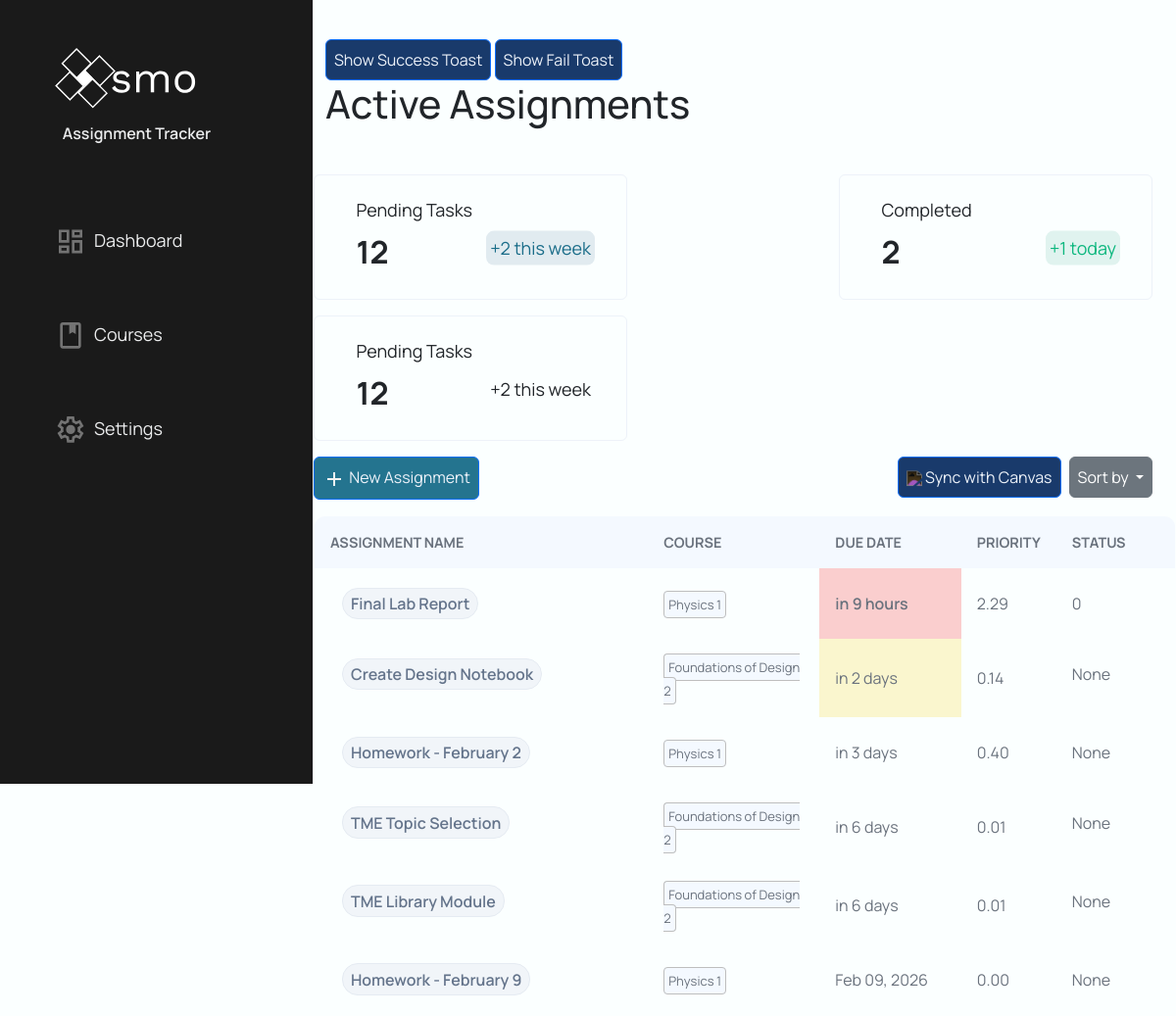
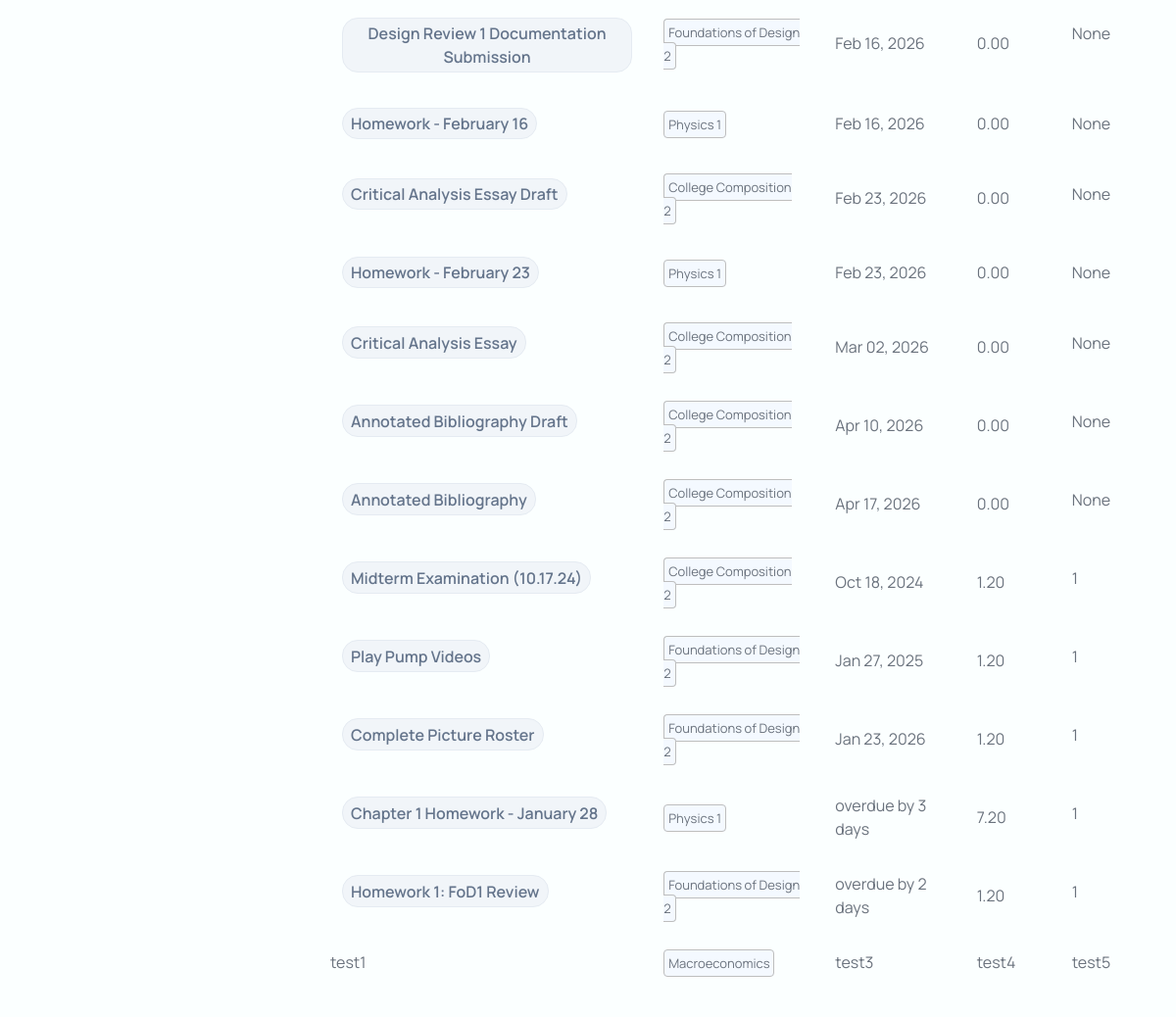
The app's page /dashboard/ (signed in), older data (2 pictures, top to bottom).
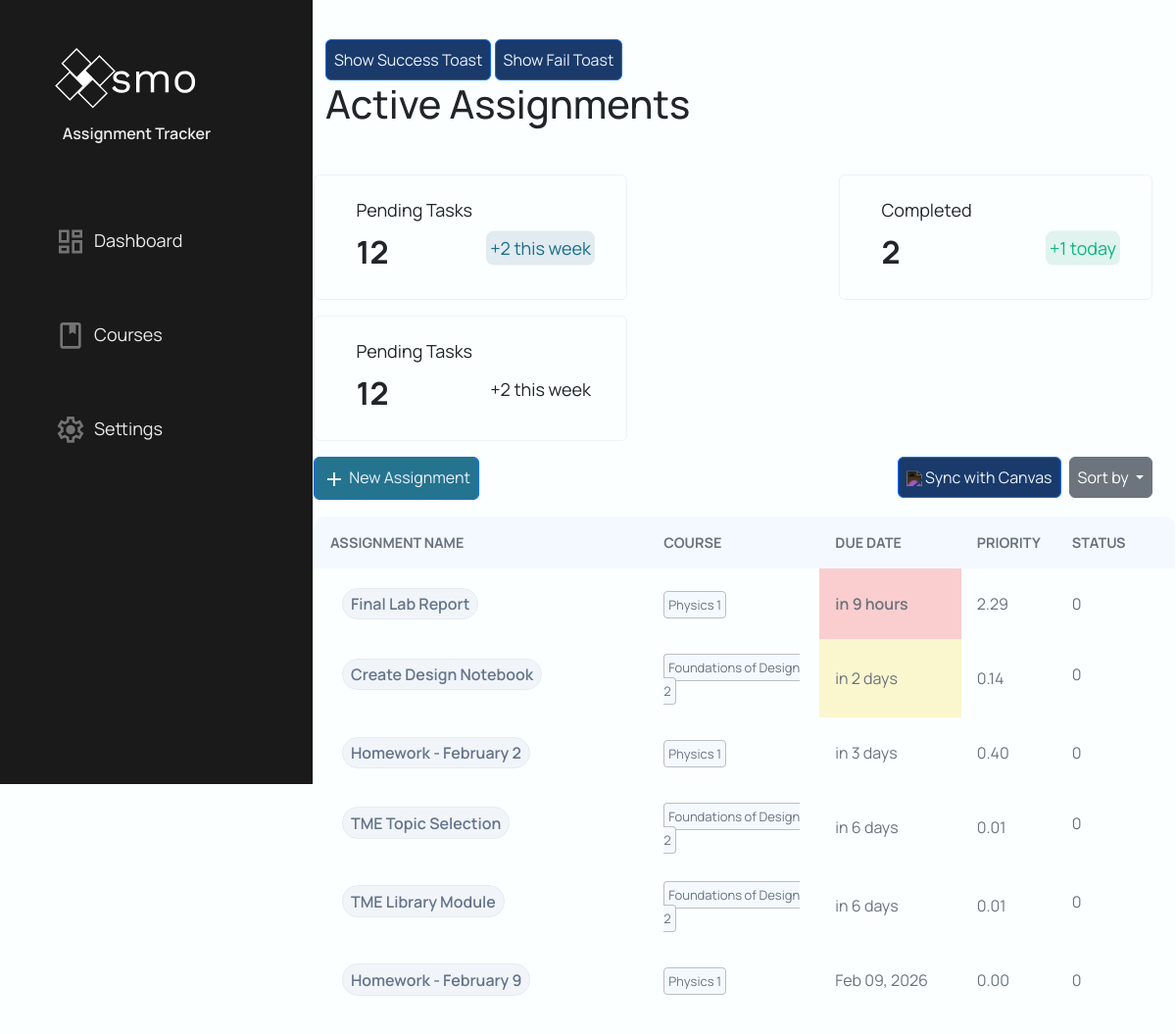
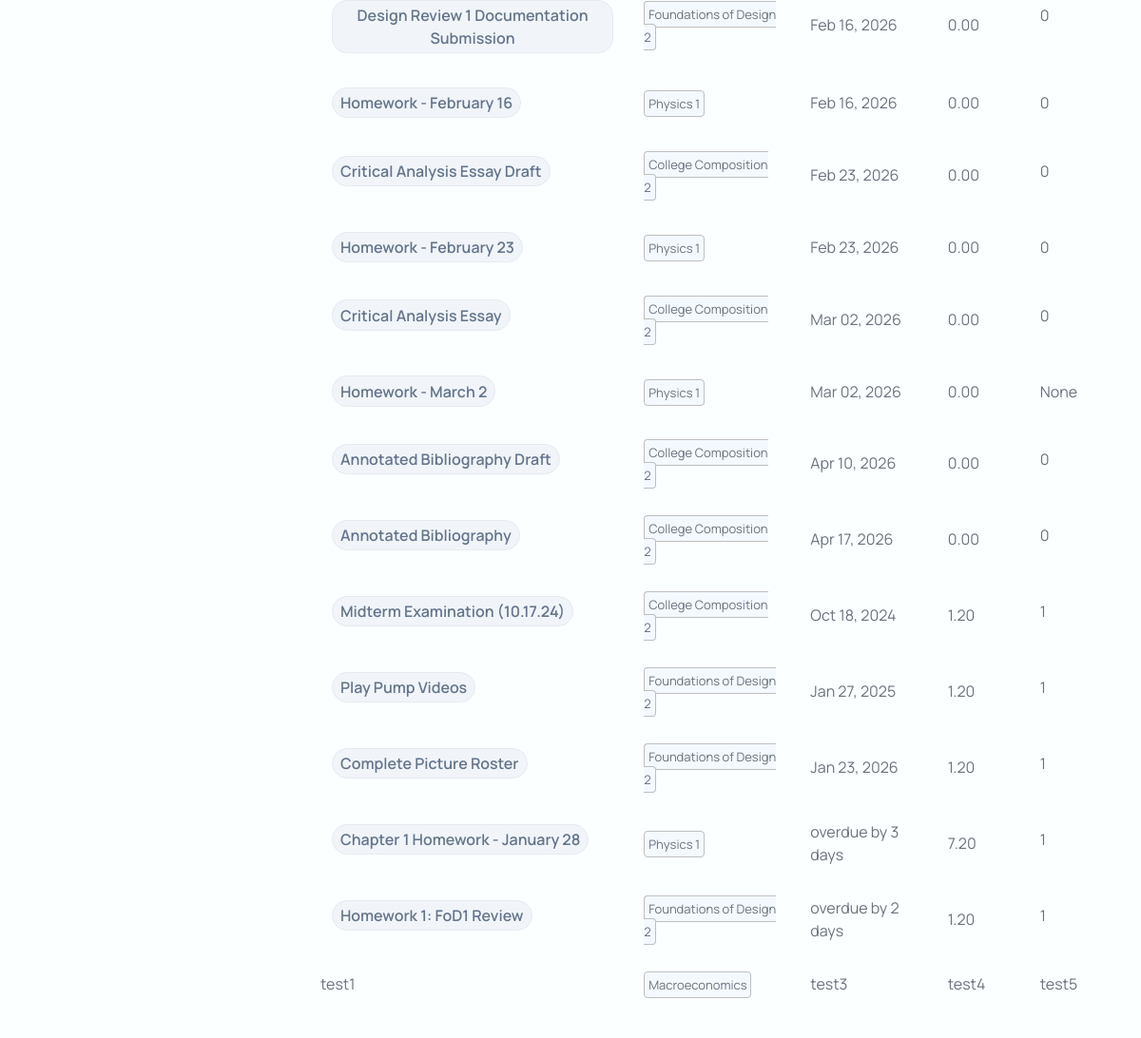
The same page, newer data (2 pictures, top to bottom).
### models/assignment.py (models this page shows, shortened)
class Assignment(db.Model):
    __tablename__ = "assignments"
    assignment_id = db.Column("assignment_id", db.Integer, primary_key=True, autoincrement=True)
    user_id = db.Column("user_id", db.Integer, db.ForeignKey("users.user_id"), nullable=False)
    course_id = db.Column("course_id", db.Integer, db.ForeignKey("courses.course_id"), nullable=False)
    course = db.relationship("Course", back_populates="assignments", foreign_keys="Assignment.course_id")
    title = db.Column("title", db.Text, nullable=False)
    description = db.Column("description", db.Text, nullable=True)
    due = db.Column("due", db.Text, nullable=False)        # ISO-8601 text datetime recommended
    status = db.Column("status", db.Integer, nullable=True)  # 0/1 or enum-like int
    created = db.Column("created", db.Text, nullable=True)
    updated = db.Column("updated", db.Text, nullable=True)
    points_possible = db.Column("points_possible", db.Integer, nullable=True)
    score = db.Column("score", db.Float, nullable=True)  # Actual score achieved
    canvas_assignment_id = db.Column("canvas_assignment_id", db.Integer, nullable=True)
    workflow_state = db.Column("workflow_state", db.Text, nullable=True)
    unlock_at = db.Column("unlock_at", db.Text, nullable=True)
    html_url = db.Column("html_url", db.Text, nullable=True)
    submission_type = db.Column("submission_type", db.Text, nullable=True)
    canvas_base_url = db.Column("canvas_base_url", db.Text, nullable=True)
    last_canvas_sync = db.Column("last_canvas_sync", db.Text, nullable=True)
    effort = db.Column("effort", db.Integer, nullable=True, default=1) # 1=Low, 2=Med, 3=High
    event_id = db.Column("event_id", db.Text, nullable=True)

### models/courses.py (models this page shows, shortened)
class Course(db.Model):
    __tablename__ = "courses"
    assignments = db.relationship("Assignment",
                                  back_populates="course",
                                  foreign_keys="Assignment.course_id",
                                  primaryjoin = "Course.course_id == Assignment.course_id"
                                  )
    course_id = db.Column(
        "course_id",
        db.Integer,
        primary_key=True,
        autoincrement=True
    )
    user_id = db.Column(
        "user_id",
        db.Integer,
        db.ForeignKey("users.user_id"),
        nullable=False
    )
    course_name = db.Column(
        "course_name",
        db.Text,
        nullable=False
    )
    course_code = db.Column(
        "course_code",
        db.Text,
        nullable=False
    )
    canvas_course_id = db.Column(
        "canvas_course_id",
        db.Integer,
        nullable=True
    )
    workflow_state = db.Column(
        "workflow_state",
        db.Text,
        nullable=True
    )
    time_zone = db.Column(
        "time_zone",
        db.Text,
        nullable=True
    )
    end_at = db.Column(
        "end_at",
        db.Text,
        nullable=False
    )
    last_sync = db.Column(
        "last_sync",
        db.Text,
        nullable=True
    )
    canvas_base_url = db.Column(
        "canvas_base_url",
        db.Text,
        nullable=True
    )
    weight = db.Column(
        "weight",
        db.Float,
        default=1.0,
        nullable=False
    )

### Website/MainPage/mainPage.py (the view)
@mainPage_bp.route("/dashboard/", methods=["POST", "GET"])
@login_required
def dashboard():
    user_id = current_user.user_id
    assignmentRepo = AssignmentRepo()
    courseRepo = CourseRepo()
    userRepo = UserRepo()
    deleteForm = DeleteAssignment()
    assignmentForm = AssignmentCreateForm().updateCourseSelect(courseRepo.getAllCoursesById(user_id))
    editAssignmentForm = EditAssignmentForm()
    checkForm = CheckForm()
    sort_key = (request.args.get("sort"))
    if sort_key is None:
        sort_key = "due"
    else:
        sort_key = sort_key.strip().lower()
    SORT_MAP = {
    "course"      : assignmentRepo.get_SortedByName_Assignment,
    "due"       : assignmentRepo.get_SortedByDue_Assignment,
    "points"    : assignmentRepo.get_SortedByPoints_Assignment,
    "priority"  : assignmentRepo.getAllAssignmentById # Sort manually after calculation
    }
    assignments = SORT_MAP.get(sort_key, assignmentRepo.getAllAssignmentById)(user_id)
    scoring_service = ScoringService(user_id)
    for assignment in assignments:
        assignment.priority_score = scoring_service.calculate_score(assignment, assignment.course)
        assignment.due_display, assignment.due_hour = format_due_display(assignment.due)
    if sort_key == "priority":
        assignments.sort(key=lambda x: x.priority_score, reverse=True)
    if deleteForm.validate_on_submit:
        print(f"Assignment ID: {deleteForm.assignment_id.data}")
    completed = userRepo.getComplete(user_id)
    return render_template("dashboard.html",
                           completed=completed,
                           assignments=assignments,
                           deleteForm=deleteForm,
                           assignmentForm=assignmentForm,
                           editForm=editAssignmentForm,
                           checkForm=checkForm)

### Website/MainPage/templates/dashboard.html (shortened to what this page needs)
{% extends "base.html" %}
{% block content %}
{% block head %}
    <link rel="stylesheet" type="text/css" href="{{ url_for('static', filename='dashboard.css') }}">
    <link rel="stylesheet" type="text/css" href="{{ url_for('static', filename='modal.css') }}">
    <link rel="stylesheet" type="text/css" href="{{ url_for('static', filename='button.css') }}">
    <link rel="stylesheet" type="text/css" href="{{ url_for('static', filename='toast.css') }}">
{%  endblock %}
    <div class="container h-100 w-100">
        <button class="btn btn-primary" onclick="createToast('Test', 'toast-success')">
        Show Success Toast
        </button>
        <button class="btn btn-primary" onclick="createToast('Test', 'toast-fail')">
        Show Fail Toast
        </button>
        <div class="toast-container position-fixed top-0 end-0 p-3">
        </div>
        <div class="col w-100">
            <div class="row">
                <h1>Active Assignments</h1>
            </div>
            <div class="row card-div">
                <div class="card">
                    <p class="card-header1">Pending Tasks</p>
                    <p class="card-number">12</p>
                    <div class="tally">
                        <p class="card-tally-pending">+2 this week</p>
                    </div>
                </div>
                <div class="card">
                    <p class="card-header1">Completed</p>
                    <p class="card-number">{{completed}}</p>
                    <div class="tally">
                        <p class="card-tally-completed">+1 today</p>
                    </div>
                </div>
                <div class="card">
                    <p class="card-header1">Pending Tasks</p>
                    <p class="card-number">12</p>
                    <div class="tally">
                        <p class="card-tally-due">+2 this week</p>
                    </div>
                </div>
            </div>
            <div class="row button-div mt-3 mb-3 w-100">
                <div class="w-auto p-0">
                    <button type="button" class="btn btn-primary btn-create" onclick=showCreateModal()>
                        <img class="create-img" src="{{ url_for('static', filename='/images/navbar/add.svg') }}">
                        New Assignment
                    </button>
                </div>
                <div class="w-auto p-0 ms-auto">
                    <button type="button" class="btn btn-primary" id="sync" onclick=sync()>
                        <img class="btn-icon" src="{{ url_for('static', filename='images/icons/sync1.svg') }}">
                        Sync with Canvas
                    </button>
                </div>
                <div class="w-auto p-0 dropdown">
                    <button class="btn btn-secondary dropdown-toggle" type="button" data-bs-toggle="dropdown" aria-expanded="false">
                        Sort by
                    </button>
                </div>
            </div>
            <div class="row table-div">
                <table class="assignment-table">
                    <tr>
                        <th>Assignment Name</th>
                        <th>Course</th>
                        <th>Due Date</th>
                        <th>Priority</th>
                        <th>Status</th>
                    </tr>
                    {% for assignment in assignments %}
                        <tr class="table-row">
                            <td class="title d-flex align-items-center">
                                <form method="POST" action="/dashboard/assignments/{{ assignment.assignment_id }}/complete" class="d-flex align-items-center m-0 p-0 complete-form">
                                </form>
                                <button
                                    class="btn-name"
                                    onclick=showEditModal(this)
                                    data-assignment-id="{{assignment.assignment_id}}"
                                    data-canvas-id="{{assignment.canvas_assignment_id}}"
                                    data-assignment-name="{{assignment.title}}"
                                    data-assignment-desc="{{assignment.description}}"
                                    data-effort="{{assignment.effort}}"
                                    data-url="{{assignment.html_url}}">
                                    {{assignment.title}}
                                </button>
                            </td>
                            <td><a class="course-name">{{assignment.course.course_name}}</a></td>
                                {% if assignment.due_hour is none %}
                                    <td>{{assignment.due_display}}</td>
                                {% elif assignment.due_hour == "overdue" and assignment.status != 1 %}
                                    <td class="due-24">{{assignment.due_display}}</td>
                                {% elif assignment.due_hour is string %}
                                    <td>{{assignment.due_display}}</td>
                                {% elif assignment.due_hour < 24 %}
                                    <td class="due-24">{{assignment.due_display}}</td>
                                {% elif assignment.due_hour < 72 %}
                                    <td class="due-72">{{assignment.due_display}}</td>
                                {% else %}
                                    <td>{{assignment.due_display}}</td>
                                {% endif %}
                            <td class="priority">{{"%.2f"|format(assignment.priority_score)}}</td>
                            <td class="status d-flex align-items-center">
                                {{assignment.status}}
                            </td>
                        </tr>
                    </div>
                    {% endfor %}
                    <tr>
                        <td>test1</td>
                        <td><a class="course-name">Macroeconomics</a></td>
                        <td>test3</td>
                        <td>test4</td>
                        <td>test5</td>
                    </tr>
{% endblock %}

### templates/base.html (shortened to what this page needs)
<!doctype html>
<html lang="en">
<head>
    <link href="https://cdn.jsdelivr.net/npm/bootstrap@5.3.8/dist/css/bootstrap.min.css" rel="stylesheet">
    <link rel="stylesheet" type="text/css" href="{{ url_for('static', filename='base.css') }}">
    <link rel="stylesheet" href="https://cdn.jsdelivr.net">
    {% block head %}{% endblock %}
</head>
<body>
    <div class="wrapper">
        <div class="sidebar-div">
            <ul class="sidebar">
                <div class="item">
                    <li>
                        <a>
                            <img class="nav-logo" src="{{ url_for('static', filename='/images/login/OsmoLogo.svg') }}">
                            <p class="text1 brand">Assignment Tracker</p>
                        </a>
                    </li>
                </div>
                <div class="item">
                    <li class="sidebar-item sidebar-brand">
                        <a class="sidebar-link">
                            <img class="nav-img" src="{{ url_for('static', filename='/images/navbar/dashboard1.svg') }}">
                            <span class="text1">Dashboard</span>
                        </a>
                    </li>
                </div>
                <div class="item">
                    <li class="sidebar-item">
                        <a href="#" class="sidebar-link">
                            <img class="nav-img" src="{{ url_for('static', filename='/images/navbar/courses1.svg') }}">
                            <span class="text1">Courses</span>
                        </a>
                </div>
                <div class="item">
                    <li class="sidebar-item">
                        <a href="{{ url_for('mainPage.userInfo') }}" class="sidebar-link">
                            <img class="nav-img" src="{{ url_for('static', filename='/images/navbar/settings.svg') }}">
                            <span class="text1">Settings</span>
                        </a>
                    </li>
                </div>
            </ul>
        </div>
        <div class="main w-100 d-flex flex-row">
            {%block content%}
            {%endblock%}
</body>

Row changes from the older to the newer data that the page shows:
changed Assignment "Create Design Notebook": status "None" → "0"
changed Assignment "Homework - February 2": status "None" → "0"
changed Assignment "TME Topic Selection": status "None" → "0"
changed Assignment "TME Library Module": status "None" → "0"
changed Assignment "Homework - February 9": status "None" → "0"
changed Assignment "Design Review 1 Documentation Submission": status "None" → "0"
changed Assignment "Homework - February 16": status "None" → "0"
changed Assignment "Critical Analysis Essay Draft": status "None" → "0"
changed Assignment "Homework - February 23": status "None" → "0"
changed Assignment "Critical Analysis Essay": status "None" → "0"
added Assignment: title "Homework - March 2", course.course_name "Physics 1", due_display "Mar 02, 2026", priority_score "0.00", status "None"
changed Assignment "Annotated Bibliography Draft": status "None" → "0"
changed Assignment "Annotated Bibliography": status "None" → "0"
